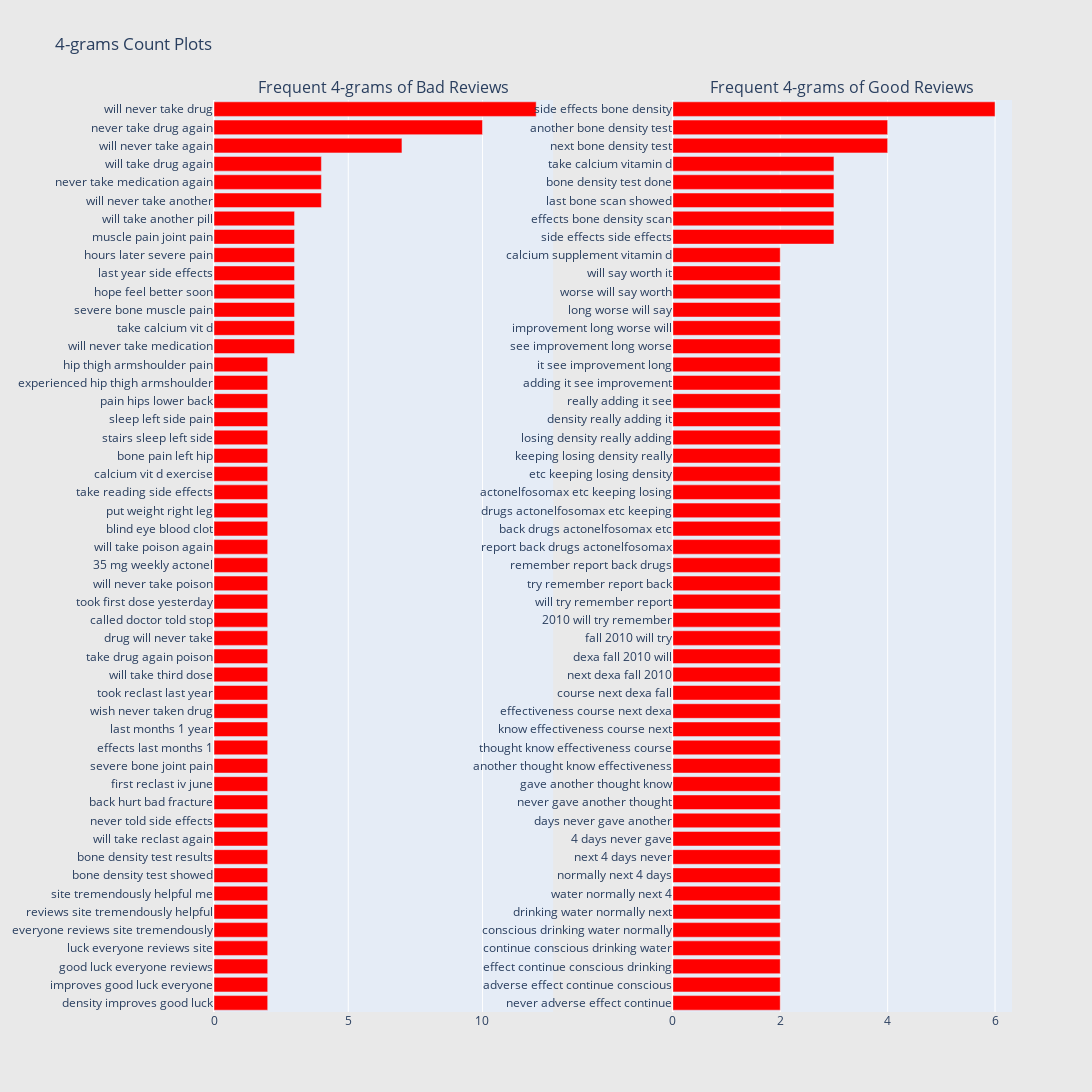

Notebook source saved alongside this figure:
### Markdown cell above
# 4-Gram

### Code cell
freq_dict = defaultdict(int)
for sent in bad_df["Reviews"]:
    for word in generate_ngrams(sent,4):
        freq_dict[word] += 1
fd_sorted = pd.DataFrame(sorted(freq_dict.items(), key=lambda x: x[1])[::-1])
fd_sorted.columns = ["word", "wordcount"]
trace1 = horizontal_bar_chart(fd_sorted.head(50), 'red')

freq_dict = defaultdict(int)
for sent in good_df["Reviews"]:
    for word in generate_ngrams(sent,4):
        freq_dict[word] += 1
fd_sorted = pd.DataFrame(sorted(freq_dict.items(), key=lambda x: x[1])[::-1])
fd_sorted.columns = ["word", "wordcount"]
trace2 = horizontal_bar_chart(fd_sorted.head(50), 'red')

# Creating two subplots
fig = tools.make_subplots(rows=1, cols=2, vertical_spacing=0.04,horizontal_spacing=0.15,
                          subplot_titles=["Frequent 4-grams of Bad Reviews", 
                                          "Frequent 4-grams of Good Reviews"])
fig.append_trace(trace1, 1, 1)
fig.append_trace(trace2, 1, 2)
fig['layout'].update(height=1200, width=1600, paper_bgcolor='rgb(233,233,233)', title="4-grams Count Plots")
py.iplot(fig, filename='word-plots')

### Figure 1 — Plotly figure (JSON) as saved in the notebook; plotly's stock layout.template omitted (floating-point values rounded to 4 significant figures)
{"data": [{"marker": {"color": "red"}, "orientation": "h", "showlegend": false, "type": "bar", "x": [2, 2, 2, 2, 2, 2, 2, 2, 2, 2, 2, 2, 2, 2, 2, 2, 2, 2, 2, 2, 2, 2, 2, 2, 2, 2, 2, 2, 2, 2, 2, 2, 2, 2, 2, 2, 3, 3, 3, 3, 3, 3, 3, 3, 4, 4, 4, 7, 10, 12], "xaxis": "x", "y": ["density improves good luck", "improves good luck everyone", "good luck everyone reviews", "luck everyone reviews site", "everyone reviews site tremendously", "reviews site tremendously helpful", "site tremendously helpful me", "bone density test showed", "bone density test results", "will take reclast again", "never told side effects", "back hurt bad fracture", "first reclast iv june", "severe bone joint pain", "effects last months 1", "last months 1 year", "wish never taken drug", "took reclast last year", "will take third dose", "take drug again poison", "drug will never take", "called doctor told stop", "took first dose yesterday", "will never take poison", "35 mg weekly actonel", "will take poison again", "blind eye blood clot", "put weight right leg", "take reading side effects", "calcium vit d exercise", "bone pain left hip", "stairs sleep left side", "sleep left side pain", "pain hips lower back", "experienced hip thigh armshoulder", "hip thigh armshoulder pain", "will never take medication", "take calcium vit d", "severe bone muscle pain", "hope feel better soon", "last year side effects", "hours later severe pain", "muscle pain joint pain", "will take another pill", "will never take another", "never take medication again", "will take drug again", "will never take again", "never take drug again", "will never take drug"], "yaxis": "y"}, {"marker": {"color": "red"}, "orientation": "h", "showlegend": false, "type": "bar", "x": [2, 2, 2, 2, 2, 2, 2, 2, 2, 2, 2, 2, 2, 2, 2, 2, 2, 2, 2, 2, 2, 2, 2, 2, 2, 2, 2, 2, 2, 2, 2, 2, 2, 2, 2, 2, 2, 2, 2, 2, 2, 2, 3, 3, 3, 3, 3, 4, 4, 6], "xaxis": "x2", "y": ["never adverse effect continue", "adverse effect continue conscious", "effect continue conscious drinking", "continue conscious drinking water", "conscious drinking water normally", "drinking water normally next", "water normally next 4", "normally next 4 days", "next 4 days never", "4 days never gave", "days never gave another", "never gave another thought", "gave another thought know", "another thought know effectiveness", "thought know effectiveness course", "know effectiveness course next", "effectiveness course next dexa", "course next dexa fall", "next dexa fall 2010", "dexa fall 2010 will", "fall 2010 will try", "2010 will try remember", "will try remember report", "try remember report back", "remember report back drugs", "report back drugs actonelfosomax", "back drugs actonelfosomax etc", "drugs actonelfosomax etc keeping", "actonelfosomax etc keeping losing", "etc keeping losing density", "keeping losing density really", "losing density really adding", "density really adding it", "really adding it see", "adding it see improvement", "it see improvement long", "see improvement long worse", "improvement long worse will", "long worse will say", "worse will say worth", "will say worth it", "calcium supplement vitamin d", "side effects side effects", "effects bone density scan", "last bone scan showed", "bone density test done", "take calcium vitamin d", "next bone density test", "another bone density test", "side effects bone density"], "yaxis": "y2"}], "layout": {"annotations": [{"font": {"size": 16}, "showarrow": false, "text": "Frequent 4-grams of Bad Reviews", "x": 0.2125, "xanchor": "center", "xref": "paper", "y": 1, "yanchor": "bottom", "yref": "paper"}, {"font": {"size": 16}, "showarrow": false, "text": "Frequent 4-grams of Good Reviews", "x": 0.7875, "xanchor": "center", "xref": "paper", "y": 1, "yanchor": "bottom", "yref": "paper"}], "height": 1200, "paper_bgcolor": "rgb(233,233,233)", "title": {"text": "4-grams Count Plots"}, "width": 1600, "xaxis": {"anchor": "y", "domain": [0, 0.425]}, "xaxis2": {"anchor": "y2", "domain": [0.575, 1]}, "yaxis": {"anchor": "x", "domain": [0, 1]}, "yaxis2": {"anchor": "x2", "domain": [0, 1]}}}
